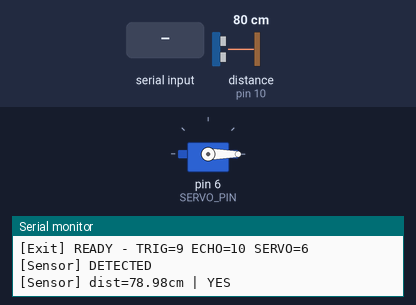
Recording of a sketch running on a simulated Arduino Uno, built with avr-gcc and run on an emulated ATmega328P. On the bench: servo, the last lines printed to the serial monitor. Wiring (inferred from the names in the program): ultrasonic range finder: trigger pin 9; echo pin 10. Inputs (shaded band) come from the test bench; at power-on: distance to the obstacle (sensor on pin 10) 80 cm. The echo pulse lasts 58.3 µs per cm.

Above: at 3.7 s.
3.8 s: "OPEN\n" received over the second serial link
At 4.8 s:
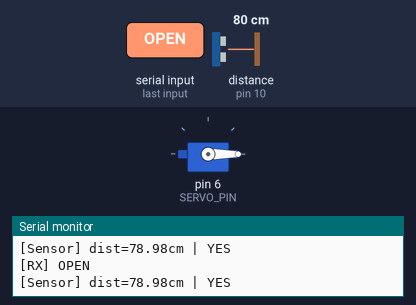
5.3 s: "OPEN\n" received over the second serial link
At 6.3 s:
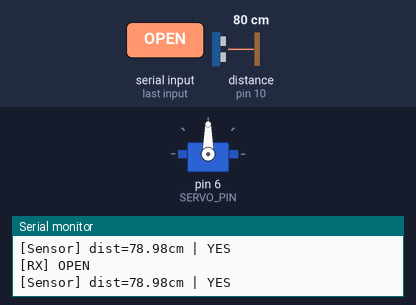
Timing chart, 0 to 12.3 s (numbered marks = the images above; inputs shaded):
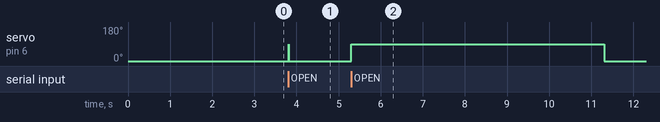

The sketch:

exit_gate.ino
```cpp
// ─────────────────────────────────────────────────────────────────────────────
//  EXIT GATE - Arduino Uno (khong co man hinh)
//  Chuc nang: cam bien sieu am + servo barrier + UART toi ESP8266
// ─────────────────────────────────────────────────────────────────────────────
#define SS_MAX_RX_BUFF 160

#include <SoftwareSerial.h>
#include <Servo.h>

// UART voi ESP8266
// RX=2 <- ESP TX(D2/GPIO4) | TX=3 -> ESP RX(D1/GPIO5)
SoftwareSerial espSerial(2, 3);

// Pins
const int TRIG_PIN  = 9;
const int ECHO_PIN  = 10;
const int SERVO_PIN = 6;

// Config
const int  BARRIER_OPEN_DEG    = 90;
const int  BARRIER_CLOSE_DEG   = 0;
const int  DETECT_DISTANCE_CM  = 80;
const long MEASURE_INTERVAL_MS = 200;
const long AUTO_CLOSE_DELAY_MS = 2000;
const long MAX_OPEN_MS         = 6000;
const int  DEBOUNCE_COUNT      = 3;

// State
Servo         barrierServo;
bool          isBarrierOpen   = false;
bool          vehicleDetected = false;
unsigned long lastMeasure     = 0;
unsigned long clearAt         = 0;
unsigned long openedAt        = 0;
bool          pendingClose    = false;
int           debounceCount   = 0;
unsigned long lastDistLog     = 0;
String        rxBuf           = "";

// Barrier
void openBarrier() {
  barrierServo.write(BARRIER_OPEN_DEG);
  isBarrierOpen = true;
  pendingClose  = false;
  openedAt      = millis();
}

void closeBarrier() {
  barrierServo.write(BARRIER_CLOSE_DEG);
  isBarrierOpen = false;
  pendingClose  = false;
}

// Ultrasonic
float measureDistance() {
  digitalWrite(TRIG_PIN, LOW);  delayMicroseconds(2);
  digitalWrite(TRIG_PIN, HIGH); delayMicroseconds(10);
  digitalWrite(TRIG_PIN, LOW);
  long dur = pulseInLong(ECHO_PIN, HIGH, 30000UL);
  return dur ? (dur * 0.034f) / 2.0f : 999.0f;
}

// Handle command tu ESP8266
void handleCommand(const String& cmd) {
  if      (cmd == "OPEN")  { openBarrier();  espSerial.println("OK:OPEN"); }
  else if (cmd == "CLOSE") { closeBarrier(); espSerial.println("OK:CLOSE"); }
  else if (cmd == "PING")  { espSerial.println("PONG"); }
}

// Setup
void setup() {
  Serial.begin(115200);
  espSerial.begin(9600);

  pinMode(TRIG_PIN, OUTPUT);
  pinMode(ECHO_PIN, INPUT);

  barrierServo.attach(SERVO_PIN);
  closeBarrier();

  delay(500);
  espSerial.println("READY");
  Serial.println("[Exit] READY - TRIG=9 ECHO=10 SERVO=6");
}

// Loop
void loop() {
  unsigned long now = millis();

  // 1) Doc lenh tu ESP8266
  while (espSerial.available()) {
    char c = (char)espSerial.read();
    if (c == '\r') continue;
    if (c == '\n') {
      rxBuf.trim();
      if (rxBuf.length() > 0) {
        Serial.print("[RX] "); Serial.println(rxBuf);
        handleCommand(rxBuf);
      }
      rxBuf = "";
    } else {
      if (rxBuf.length() < 150) rxBuf += c;
    }
  }

  // 2) Do cam bien sieu am voi debounce
  if (now - lastMeasure >= MEASURE_INTERVAL_MS) {
    lastMeasure = now;
    float dist = measureDistance();
    bool  raw  = (dist < DETECT_DISTANCE_CM);

    if (now - lastDistLog >= 2000) {
      lastDistLog = now;
      Serial.print("[Sensor] dist="); Serial.print(dist);
      Serial.print("cm | "); Serial.println(raw ? "YES" : "NO");
    }

    if (raw == vehicleDetected) {
      debounceCount = 0;
    } else {
      if (++debounceCount >= DEBOUNCE_COUNT) {
        debounceCount   = 0;
        vehicleDetected = raw;
        if (raw) {
          espSerial.println("SENSOR:DETECTED");
          Serial.println("[Sensor] DETECTED");
        } else {
          espSerial.println("SENSOR:CLEAR");
          Serial.println("[Sensor] CLEAR");
          if (isBarrierOpen) { pendingClose = true; clearAt = now; }
        }
      }
    }
  }

  // 3) Tu dong dong barrier sau khi xe qua
  if (pendingClose && (now - clearAt >= AUTO_CLOSE_DELAY_MS)) {
    closeBarrier();
    pendingClose = false;
    return;
  }

  // 4) Dong cung sau MAX_OPEN_MS
  if (isBarrierOpen && (now - openedAt >= MAX_OPEN_MS)) {
    closeBarrier();
  }

  delay(10);
}
```

Measured:
- after the input at 3.8 s, servo on pin 6 (SERVO_PIN): 0° → 90° at once, → 0° 0.01 s later
- after the input at 5.3 s, servo on pin 6 (SERVO_PIN): 0° → 90° at once, → 0° 6.0 s later
